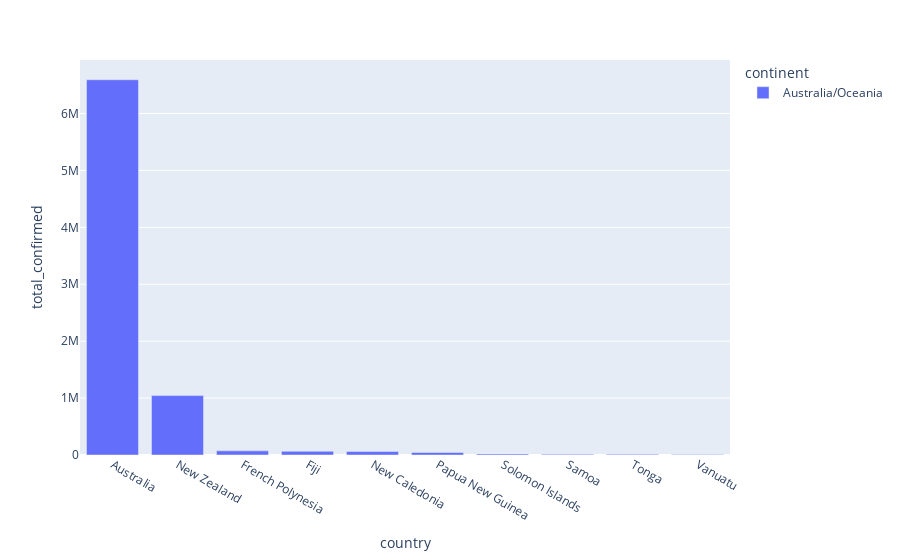

Notebook source saved alongside this figure:
### Code cell
sorted_summary_au

fig = px.bar(
    sorted_summary_au.head(10),
    x ='country',
    y = 'total_confirmed',
    color='continent'
)

fig.show()

### Figure 1 — Plotly figure (JSON) as saved in the notebook; plotly's stock layout.template omitted (floating-point values rounded to 4 significant figures)
{"data": [{"hovertemplate": "continent=Australia/Oceania<br>country=%{x}<br>total_confirmed=%{y}<extra></extra>", "legendgroup": "Australia/Oceania", "marker": {"color": "#636efa", "pattern": {"shape": ""}}, "name": "Australia/Oceania", "orientation": "v", "showlegend": true, "textposition": "auto", "type": "bar", "x": ["Australia", "New Zealand", "French Polynesia", "Fiji", "New Caledonia", "Papua New Guinea", "Solomon Islands", "Samoa", "Tonga", "Vanuatu"], "xaxis": "x", "y": [6593795, 1043683, 72821, 64773, 61049, 43876, 18174, 11313, 11049, 8457], "yaxis": "y"}], "layout": {"barmode": "relative", "legend": {"title": {"text": "continent"}, "tracegroupgap": 0}, "margin": {"t": 60}, "xaxis": {"anchor": "y", "domain": [0, 1], "title": {"text": "country"}}, "yaxis": {"anchor": "x", "domain": [0, 1], "title": {"text": "total_confirmed"}}}}
